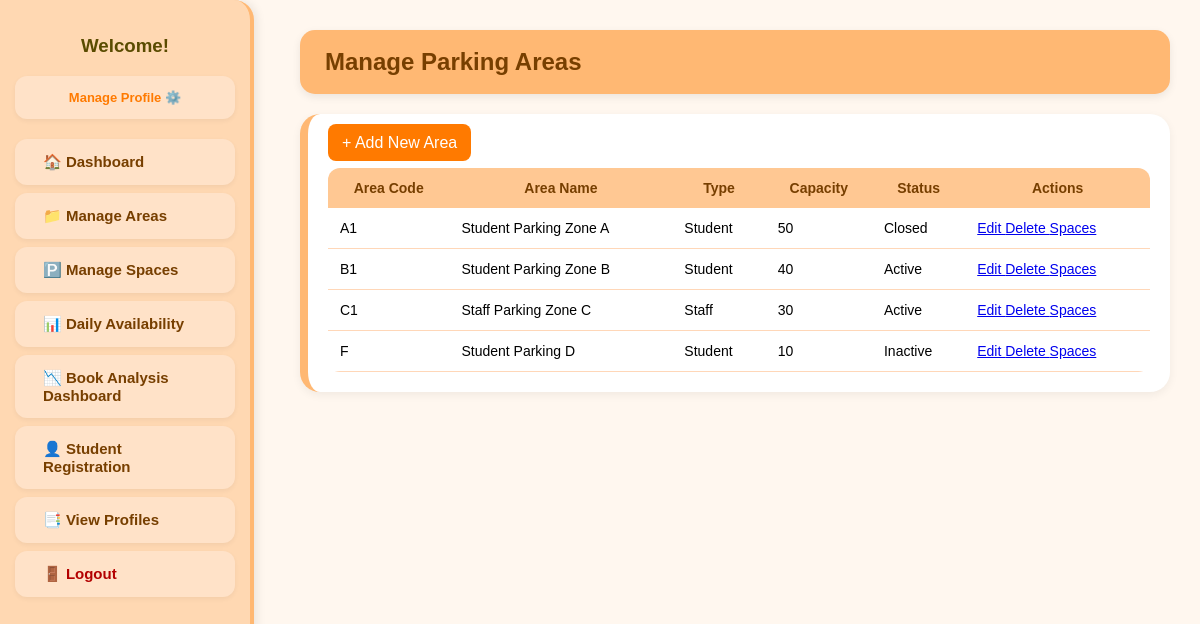
Screenshot of /Module2/manage_parking_area.php with the database file from the repository.
### tables this page shows
CREATE TABLE `parking_area` (
  `ParkingAreaID` varchar(10) NOT NULL,
  `AreaCode` varchar(20) DEFAULT NULL,
  `AreaName` varchar(50) DEFAULT NULL,
  `AreaType` varchar(20) DEFAULT NULL,
  `AreaDescription` text DEFAULT NULL,
  `AreaStatus` varchar(20) NOT NULL DEFAULT 'Active',
  `Capacity` int(11) DEFAULT NULL,
  `LocationDesc` varchar(100) DEFAULT NULL
);

### Module2/manage_parking_area.php (the view, shortened to what this page needs)
<?php
require '../config.php';
$sql = "SELECT
            pa.ParkingAreaID,
            pa.AreaCode,
            pa.AreaName,
            pa.AreaType,
            pa.Capacity,
            pa.AreaStatus,
            pa.LocationDesc
        FROM parking_area pa
        ORDER BY pa.AreaCode ASC";
$res = $conn->query($sql);
?>
<!doctype html>
<html lang="en">
<head>
    <link rel="stylesheet" href="../templates/admin_style.css">
</head>
<body>
<?php include_once('../templates/admin_sidebar.php'); ?>
<div class="main-content">
    <div class="page-box">
        <header class="header">Manage Parking Areas</header>
        <div class="box">
            <a class="btn"
               href="add_parking_area.php"
               style="background:#FF7A00;color:#fff;padding:10px 14px;border-radius:8px;text-decoration:none;">
               + Add New Area
            </a>
            <table style="margin-top:16px;">
                <thead>
                    <tr>
                        <th>Area Code</th>
                        <th>Area Name</th>
                        <th>Type</th>
                        <th>Capacity</th>
                        <th>Status</th>
                        <th>Actions</th>
                    </tr>
                </thead>
                <tbody>
                <?php while ($r = $res->fetch_assoc()): ?>
                    <tr>
                        <td><?= htmlspecialchars($r['AreaCode']) ?></td>
                        <td><?= htmlspecialchars($r['AreaName']) ?></td>
                        <td><?= htmlspecialchars($r['AreaType']) ?></td>
                        <td><?= intval($r['Capacity']) ?></td>
                        <td><?= htmlspecialchars($r['AreaStatus']) ?></td>
                        <td>
                            <a class="btn"
                               href="edit_parking_area.php?id=<?= urlencode($r['ParkingAreaID']) ?>">
                               Edit
                            </a>
                            <a class="btn small danger"
                               href="delete_parking_area.php?id=<?= urlencode($r['ParkingAreaID']) ?>"
                               onclick="return confirm('Delete this area?')">
                               Delete
                            </a>
                            <a class="btn small"
                               href="manage_spaces.php?area=<?= urlencode($r['ParkingAreaID']) ?>">
                               Spaces
                            </a>
                        </td>
                    </tr>
                <?php endwhile; ?>
                </tbody>
            </table>
        </div>
    </div>
</div>
</body>
</html>

### templates/admin_style.css (style rules this page uses)
body { margin: 0; font-family: "Poppins", Arial, sans-serif; background: #FFF7EF; display: flex; }
.main-content { margin-left: 270px; padding: 30px; width: calc(100% - 270px); }
.header { background: #FFB873; padding: 18px 25px; border-radius: 15px; margin-bottom: 20px; font-size: 24px; font-weight: 700; color: #773f00; box-shadow: 0 3px 8px rgba(0,0,0,0.08); }
.box { background: #FFFFFF; padding: 20px; border-radius: 20px; margin-top: 20px; border-left: 8px solid #FFB873; box-shadow: 0 3px 10px rgba(0,0,0,0.06); }
table { width: 100%; border-collapse: collapse; margin-top: 15px; border-radius: 12px; overflow: hidden; background: #fff; }
th { background: #FFC893; padding: 12px; color: #773f00; font-weight: 700; font-size: 14px; }
td { padding: 12px; border-bottom: 1px solid #FFD7B8; font-size: 14px; }

### rows the page displays
parking_area: AreaCode "A1", AreaName "Student Parking Zone A", AreaType "Student", Capacity "50", AreaStatus "Closed"
parking_area: AreaCode "B1", AreaName "Student Parking Zone B", AreaType "Student", Capacity "40", AreaStatus "Active"
parking_area: AreaCode "C1", AreaName "Staff Parking Zone C", AreaType "Staff", Capacity "30", AreaStatus "Active"
parking_area: AreaCode "F", AreaName "Student Parking D", AreaType "Student", Capacity "10", AreaStatus "Inactive"
